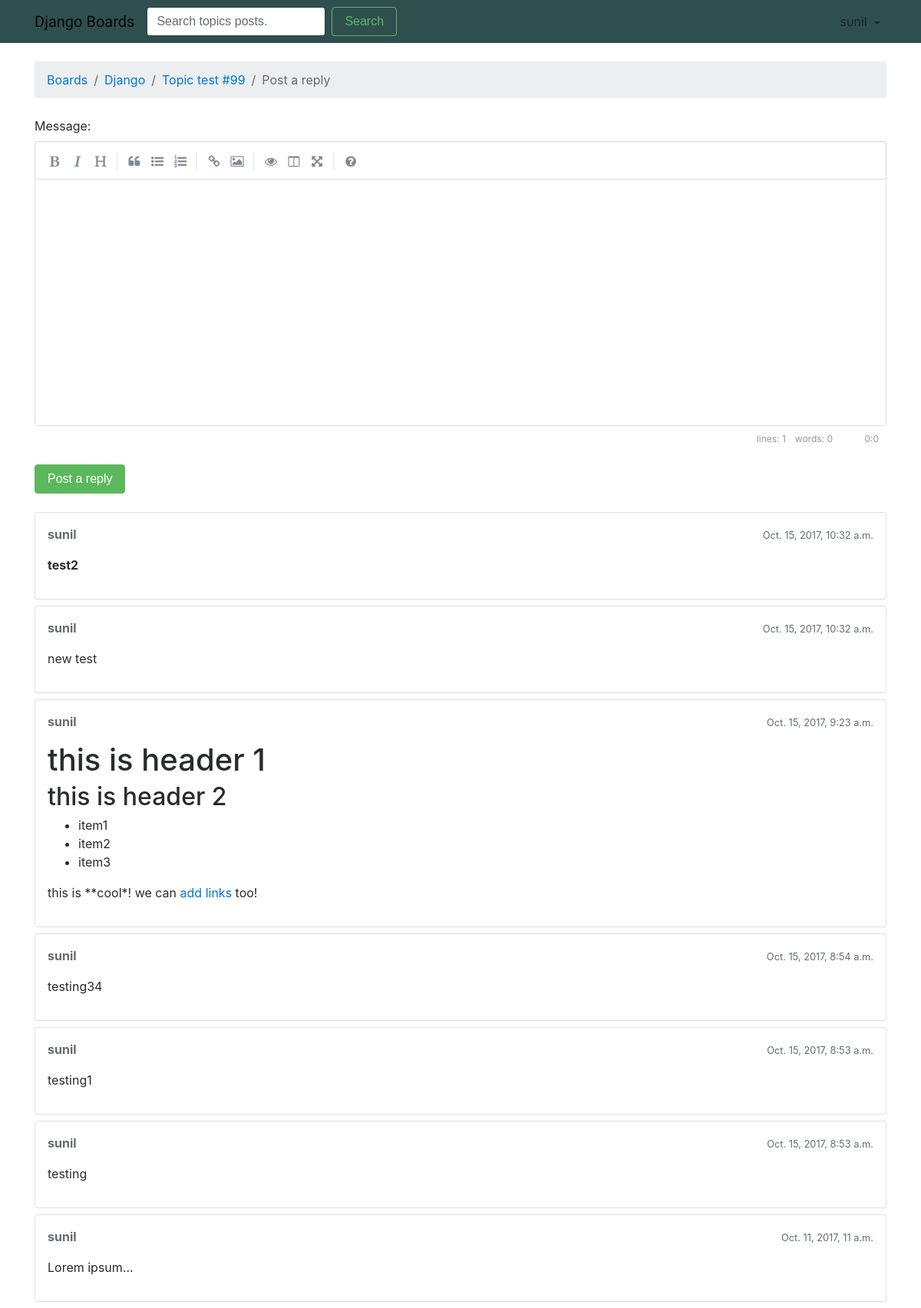
The page /boards/1/topics/126/reply/ (signed in) on the database its author committed.
### boards/models.py (models this page shows, shortened)
class Topic(models.Model):
	subject = models.CharField(max_length = 255)
	last_updated = models.DateTimeField(auto_now_add = True)
	board = models.ForeignKey(Board, related_name = 'topics')
	starter = models.ForeignKey(User, related_name='topics')
	views = models.PositiveIntegerField(default=0)
	def get_last_ten_posts(self):
		return self.posts.order_by('-created_at')[:10]

class Board(models.Model):
	name = models.CharField(max_length=30, unique=True)
	description = models.CharField(max_length=100)

class Post(models.Model):
	message = models.TextField(max_length=4000)
	topic = models.ForeignKey(Topic, related_name = 'posts')
	created_at = models.DateTimeField(auto_now_add = True)
	updated_at = models.DateTimeField(null = True)
	created_by = models.ForeignKey(User, related_name = 'posts')
	updated_by = models.ForeignKey(User, null = True, related_name='+')
	def get_message_as_markdown(self):
		return mark_safe(markdown(self.message, safe_mode='escape'))

### boards/views.py (the view)
# urls.py: url(r'^boards/(?P<pk>\d+)/topics/(?P<topic_pk>\d+)/reply/$', views.reply_topic, name='reply_topic'),
@login_required
def reply_topic(request, pk, topic_pk):
	topic = get_object_or_404(Topic, board__pk=pk, pk=topic_pk)
	if request.method == 'POST':
		form = PostForm(request.POST)
		if form.is_valid():
			post = form.save(commit=False)
			post.topic = topic
			post.created_by = request.user
			post.save()
			topic.last_updated = timezone.now()
			topic.save()
			topic_url = reverse('topic_posts', kwargs={'pk':pk, 'topic_pk': topic_pk})
			topic_post_url = '{url}?page={page}#{id}'.format(
				url=topic_url,
				id=post.pk,
				page=topic.get_page_count()
				)
			return redirect(topic_post_url)
	else:
		form = PostForm()
	return render(request, 'reply_topic.html', {'topic':topic, 'form':form})

### boards/forms.py
class PostForm(forms.ModelForm):
	class Meta:
		model = Post
		fields = ['message',]

### templates/reply_topic.html (shortened to what this page needs)
{% extends 'base.html' %}
{% load static %}
{% block stylesheet %}
  <link rel="stylesheet" href="{% static 'css/simplemde.min.css' %}">
{% endblock %}
{% block breadcrumb %}
  <li class="breadcrumb-item"><a href="{% url 'home' %}">Boards</a></li>
  <li class="breadcrumb-item"><a href="{% url 'board_topics' topic.board.pk %}">{{ topic.board.name }}</a></li>
  <li class="breadcrumb-item"><a href="{% url 'topic_posts' topic.board.pk topic.pk %}">{{ topic.subject }}</a></li>
  <li class="breadcrumb-item active">Post a reply</li>
{% endblock %}
{% block content %}
  <form method="post" class="mb-4" novalidate>
    {% include 'includes/form.html' %}
    <button type="submit" class="btn btn-success">Post a reply</button>
  </form>
  {% for post in topic.get_last_ten_posts %}
    <div class="card mb-2">
      <div class="card-body p-3">
        <div class="row mb-3">
          <div class="col-6">
            <strong class="text-muted">{{ post.created_by.username }}</strong>
          </div>
          <div class="col-6 text-right">
            <small class="text-muted">{{ post.created_at }}</small>
          </div>
        </div>
        {{ post.get_message_as_markdown }}
      </div>
    </div>
  {% endfor %}
{% endblock %}

### templates/base.html (shortened to what this page needs)
{% load static %}<!DOCTYPE html>
<html>
  <head>
    <link rel="stylesheet" href="{% static 'css/bootstrap.min.css' %}">
    <link rel="stylesheet" href="https://cdn.jsdelivr.net/simplemde/latest/simplemde.min.css">
    <link rel="stylesheet" href="{% static 'css/app.css' %}">
    {% block stylesheet %} {% endblock %}
  </head>
  <body>
    {% block body %}
    <nav class="navbar navbar-toggleable-md navbar-light bg-faded">
      <div class="container">
    <a class="navbar-brand" href="{% url 'home' %}">Django Boards</a>
    <div class="collapse navbar-collapse" id="mainMenu">
      <form class="form-inline my-2 my-lg-0" method="GET" action="{% url 'search_results' %}">{% csrf_token %}
            <input class="form-control mr-sm-2" type="text" name="q" placeholder="Search topics posts.">
            <button class="btn btn-outline-success my-2 my-sm-0" type="submit">Search</button>
          </form>
      {% if user.is_authenticated %}
        <ul class="navbar-nav ml-auto">
          <li class="nav-item dropdown">
            <a class="nav-link dropdown-toggle" href="#" id="userMenu" data-toggle="dropdown" aria-haspopup="true" aria-expanded="false">
              {{ user.username }}
            </a>
          </li>
        </ul>
      {% else %}
        <form class="form-inline ml-auto">
          <a href="{% url 'login' %}" class="btn btn-outline-secondary">Log in</a>
          <a href="{% url 'signup' %}" class="btn btn-outline-success ml-2">Sign up</a>
        </form>
      {% endif %}
    </div>
  </div>
  </nav>
    <div class="container">
      <ol class="breadcrumb my-4">
        {% block breadcrumb %}
        {% endblock %}
      </ol>
      {% block content %}
      {% endblock %}
    </div>
    {% endblock body %}
  </body>
</html>

### static/css/app.css (style rules this page uses)
.navbar { background-color: #2F4F4F ; }
.navbar-brand { font-family: 'Peralta', cursive; }

### rows shown on the page
Topic: board.name "Django", subject "Topic test #99"
Post: created_by.username "sunil", created_at "Oct. 15, 2017, 10:32 a.m.", get_message_as_markdown "test2"
Post: created_by.username "sunil", created_at "Oct. 15, 2017, 10:32 a.m.", get_message_as_markdown "new test"
Post: created_by.username "sunil", created_at "Oct. 15, 2017, 9:23 a.m.", get_message_as_markdown "this is header 1 this is header 2 item1 item2 item3 this is **cool*! we can add links too!"
Post: created_by.username "sunil", created_at "Oct. 15, 2017, 8:54 a.m.", get_message_as_markdown "testing34"
Post: created_by.username "sunil", created_at "Oct. 15, 2017, 8:53 a.m.", get_message_as_markdown "testing1"
Post: created_by.username "sunil", created_at "Oct. 15, 2017, 8:53 a.m.", get_message_as_markdown "testing"
Post: created_by.username "sunil", created_at "Oct. 11, 2017, 11 a.m.", get_message_as_markdown "Lorem ipsum..."

### other values the page prints
{{ user.username }} "sunil"
{{ field.label_tag }} "Message:"
